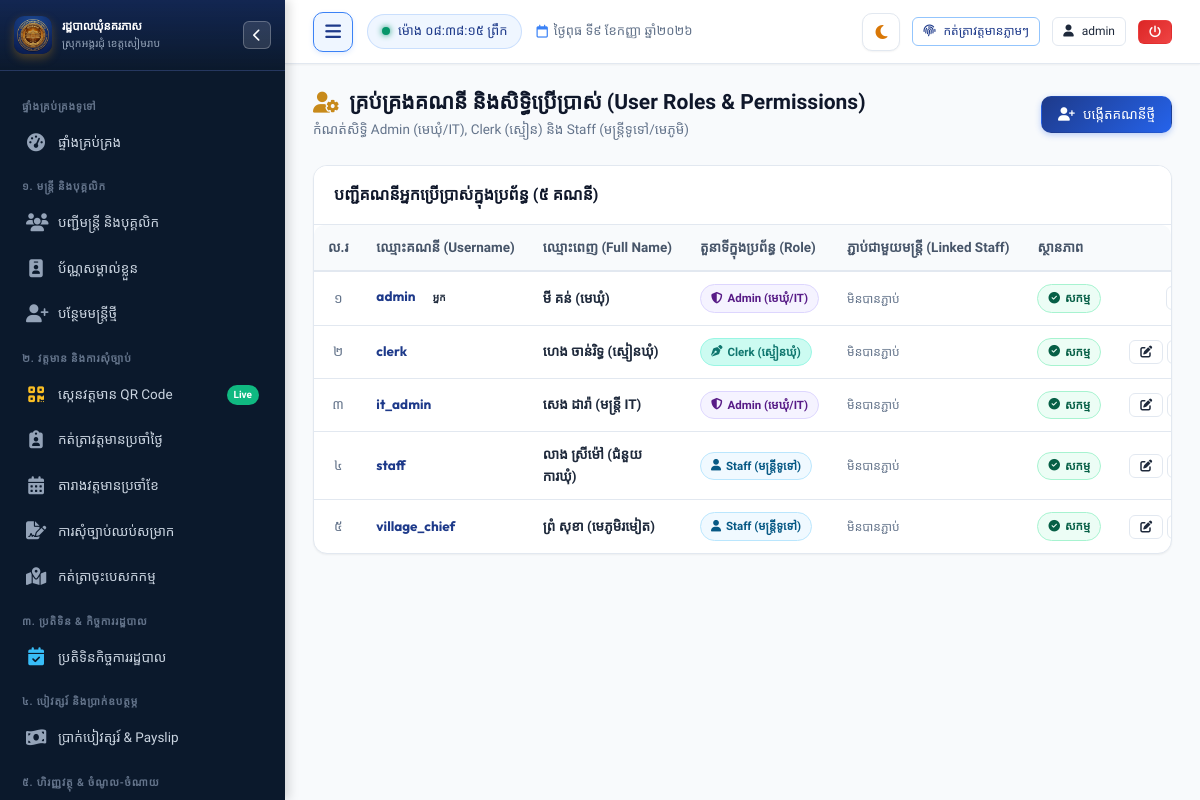
Before: /settings/users (signed in) with the older database file.
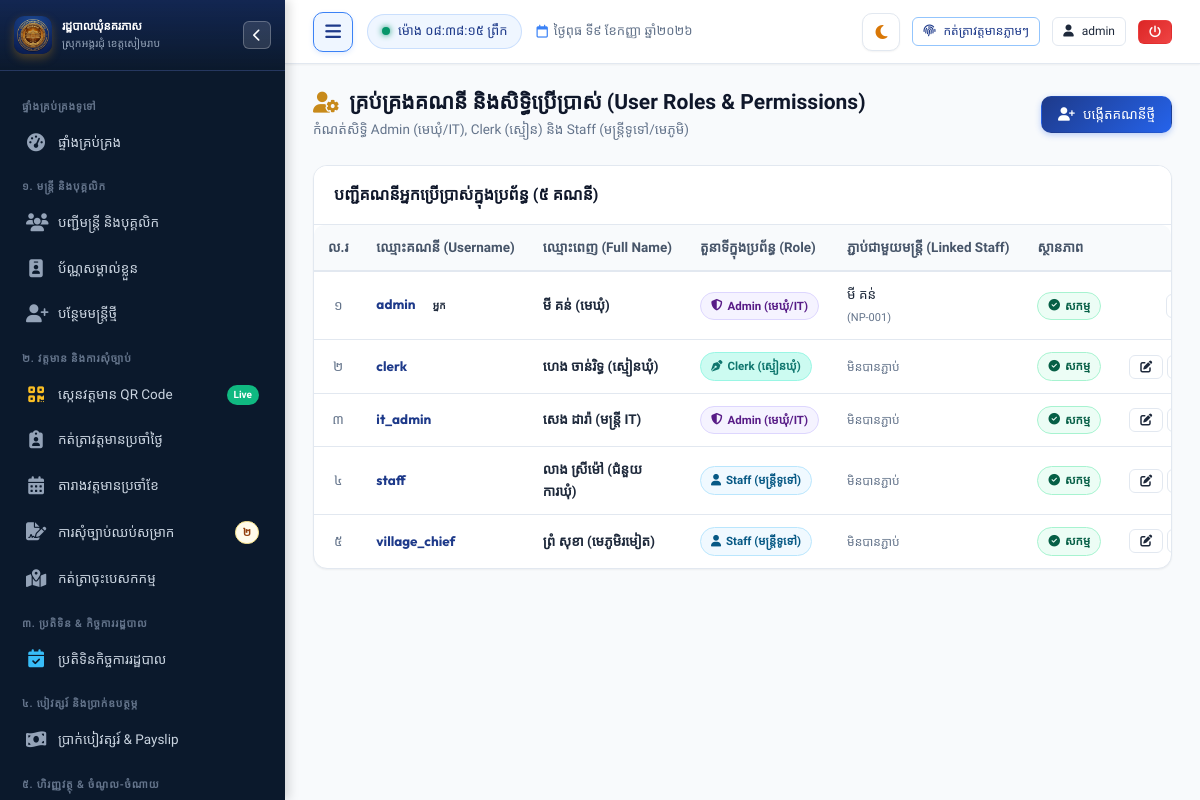
After: the same page with the newer database file.
### tables this page shows
CREATE TABLE users (
        id INTEGER PRIMARY KEY AUTOINCREMENT,
        username TEXT UNIQUE NOT NULL,
        password_hash TEXT NOT NULL,
        full_name TEXT NOT NULL,
        role TEXT NOT NULL DEFAULT 'staff', -- 'admin', 'clerk', 'staff'
        staff_id INTEGER,
        avatar TEXT,
        is_active INTEGER DEFAULT 1,
        created_at TIMESTAMP DEFAULT CURRENT_TIMESTAMP,
        FOREIGN KEY (staff_id) REFERENCES staff (id) ON DELETE SET NULL
    );

CREATE TABLE staff (
        id INTEGER PRIMARY KEY AUTOINCREMENT,
        officer_code TEXT UNIQUE NOT NULL,
        name_kh TEXT NOT NULL,
        name_en TEXT NOT NULL,
        gender TEXT NOT NULL, -- 'ប្រុស', 'ស្រី'
        dob TEXT NOT NULL,
        national_id TEXT,
        phone TEXT,
        email TEXT,
        village TEXT NOT NULL,
        commune TEXT DEFAULT 'នគរភាស',
        district TEXT DEFAULT 'វ៉ារិន',
        province TEXT DEFAULT 'សៀមរាប',
        address TEXT,
        category TEXT NOT NULL, -- 'council', 'clerk', 'contract', 'village'
        position_title_kh TEXT NOT NULL,
        position_title_en TEXT,
        cadre_level TEXT, -- កម្រិតក្របខណ្ឌ
        appointment_date TEXT,
        contract_end_date TEXT,
        base_salary REAL DEFAULT 0,
        position_allowance REAL DEFAULT 0,
        family_allowance REAL DEFAULT 0,
        education_level TEXT,
        photo TEXT,
        status TEXT DEFAULT 'active', -- 'active', 'resigned', 'retired', 'suspended'
        emergency_contact TEXT,
        notes TEXT,
        created_at TIMESTAMP DEFAULT CURRENT_TIMESTAMP,
        updated_at TIMESTAMP DEFAULT CURRENT_TIMESTAMP
    );

### app.py (the view, shortened to what this page needs)
@app.route("/settings/users", methods=["GET", "POST"])
@admin_required
def settings_users():
    conn = get_db()
    cursor = conn.cursor()
    cursor.execute("""
        SELECT u.*, s.name_kh as linked_staff_name, s.officer_code
        FROM users u
        LEFT JOIN staff s ON u.staff_id = s.id
        ORDER BY u.id
    """)
    users = cursor.fetchall()
    cursor.execute("SELECT id, officer_code, name_kh, position_title_kh FROM staff WHERE status = 'active' ORDER BY name_kh")
    active_staff = cursor.fetchall()
    conn.close()
    return render_template("settings/users.html", users=users, active_staff=active_staff)

### app.py (called while the page is built, shortened)
@app.teardown_appcontext
def teardown_db(exception=None):
    close_db_connection(exception)

@app.after_request
def add_cache_headers(response):
    if request.path.startswith('/static/css') or request.path.startswith('/static/js'):
        response.headers['Cache-Control'] = 'no-cache, must-revalidate'
    elif request.path.startswith('/static') or request.path == '/favicon.ico':
        response.headers['Cache-Control'] = 'public, max-age=86400'
    return response

@app.before_request
def ensure_database_ready():
    if request.path.startswith('/static') or request.path == '/favicon.ico':
        return

@app.template_filter("kh_num")
def kh_num_filter(val):
    return to_khmer_num(val)

### database.py (called while the page is built, shortened)
def _raw_create_connection():
    conn = sqlite3.connect(DB_PATH)
    conn.row_factory = sqlite3.Row
    conn.execute("PRAGMA foreign_keys = ON")
    conn.execute("PRAGMA journal_mode = WAL")
    conn.execute("PRAGMA synchronous = NORMAL")
    conn.execute("PRAGMA cache_size = -64000")
    return SqliteConnectionWrapper(conn)

    def cursor(self):
        return self._conn.cursor()

### templates/settings/users.html (shortened to what this page needs)
{% extends "base.html" %}
{% block content %}
<div class="page-header">
  <div class="page-header-title">
    <h1>
      <i class="fa-solid fa-user-gear text-gold"></i>
      <span>គ្រប់គ្រងគណនី និងសិទ្ធិប្រើប្រាស់ (User Roles & Permissions)</span>
    </h1>
    <p>កំណត់សិទ្ធិ Admin (មេឃុំ/IT), Clerk (ស្មៀន) និង Staff (មន្ត្រីទូទៅ/មេភូមិ)</p>
  </div>
  <div class="page-actions">
    <button class="btn btn-primary" data-modal-target="addUserModal">
      <i class="fa-solid fa-user-plus"></i>
      <span>បង្កើតគណនីថ្មី</span>
    </button>
  </div>
</div>
<div class="card">
  <div class="card-header">
    <div class="card-title">
      <span>បញ្ជីគណនីអ្នកប្រើប្រាស់ក្នុងប្រព័ន្ធ ({{ users | length | kh_num }} គណនី)</span>
    </div>
  </div>
  <div class="card-body" style="padding: 0;">
    <div class="table-responsive">
      <table class="custom-table">
        <thead>
          <tr>
            <th style="width: 50px; text-align: center;">ល.រ</th>
            <th>ឈ្មោះគណនី (Username)</th>
            <th>ឈ្មោះពេញ (Full Name)</th>
            <th>តួនាទីក្នុងប្រព័ន្ធ (Role)</th>
            <th>ភ្ជាប់ជាមួយមន្ត្រី (Linked Staff)</th>
            <th>ស្ថានភាព</th>
            <th style="text-align: center; width: 220px;">សកម្មភាព</th>
          </tr>
        </thead>
        <tbody>
          {% for u in users %}
          <tr>
            <td style="text-align: center; color: var(--text-muted);">{{ loop.index | kh_num }}</td>
            <td>
              <strong style="font-family: var(--font-latin); color: var(--primary);">{{ u.username }}</strong>
              {% if u.id == session.user_id %}
              <span class="badge badge-gold" style="font-size: 10px; margin-left: 4px;">អ្នក</span>
              {% endif %}
            </td>
            <td><strong>{{ u.full_name }}</strong></td>
            <td>
              {% if u.role == 'admin' %}
              <span class="badge badge-purple"><i class="fa-solid fa-shield-halved"></i> Admin (មេឃុំ/IT)</span>
              {% elif u.role == 'clerk' %}
              <span class="badge badge-clerk"><i class="fa-solid fa-pen-nib"></i> Clerk (ស្មៀនឃុំ)</span>
              {% else %}
              <span class="badge badge-info"><i class="fa-solid fa-user"></i> Staff (មន្ត្រីទូទៅ)</span>
              {% endif %}
            </td>
            <td>
              {% if u.linked_staff_name %}
              <div>{{ u.linked_staff_name }}</div>
              <span style="font-size: 11px; color: var(--text-muted);">({{ u.officer_code }})</span>
              {% else %}
              <span style="color: var(--text-muted); font-size: 12px;">មិនបានភ្ជាប់</span>
              {% endif %}
            </td>
            <td>
              {% if u.is_active %}
              <span class="badge badge-success"><i class="fa-solid fa-circle-check"></i> សកម្ម</span>
              {% else %}
              <span class="badge badge-danger"><i class="fa-solid fa-circle-xmark"></i> អសកម្ម</span>
              {% endif %}
            </td>
            <td style="text-align: center;">
              <div style="display: flex; gap: 4px; justify-content: center; align-items: center;">
                <button type="button" class="btn btn-sm btn-outline btn-edit-user"
                        data-user-id="{{ u.id }}"
                        data-username="{{ u.username }}"
                        data-fullname="{{ u.full_name }}"
                        data-role="{{ u.role }}"
                        data-staff-id="{{ u.staff_id or '' }}"
                        title="កែប្រែព័ត៌មាន">
                  <i class="fa-solid fa-pen-to-square"></i>
                </button>
                <button type="button" class="btn btn-sm btn-outline btn-reset-pwd"
                        data-user-id="{{ u.id }}"
                        data-username="{{ u.username }}"
                        data-fullname="{{ u.full_name }}"
                        title="ប្តូរពាក្យសម្ងាត់">
                </button>
              </div>
            </td>
          </tr>
          {% endfor %}
        </tbody>
      </table>
    </div>
  </div>
</div>
{% endblock %}

Changed rows visible on the page:
changed users "admin": linked_staff_name (not shown) → "មី គន់"; officer_code (not shown) → "NP-001"; text "មិនបានភ្ជាប់" → "( )"
Other visible differences:
{{ pending_leaves_count | kh_num }}: (not shown) → "២"
